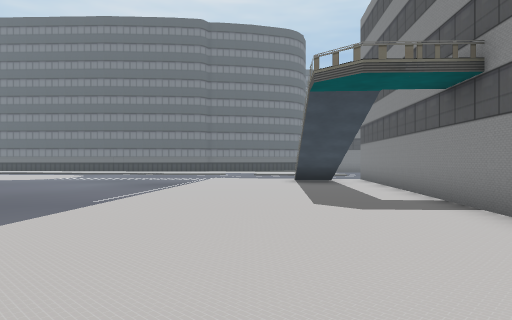
[1] (above)

24 first-person views from a walk through a 3-D level made in the Unity game engine. The camera is 1.5 m above the floor, looks level and sees 70° across. The floor is counted in squares, 2 m on a side. Each view is taken from the middle of a square. On the plan, view 1 faces up. The plan holds only what a view shows up to about 11 squares ahead; the rest is blank. The place goes on beyond the plan. Some surface patterns are stand-ins.

[2]
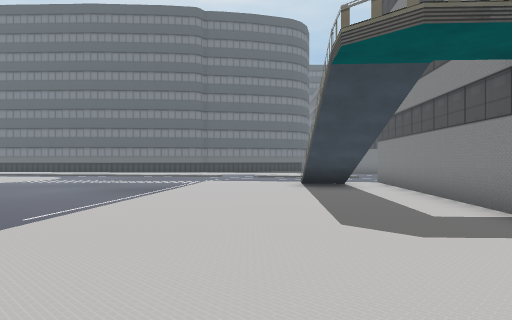

[3]
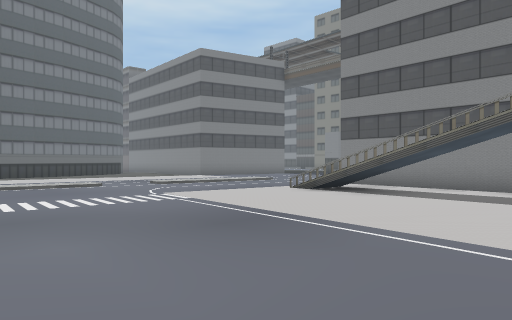

[4]
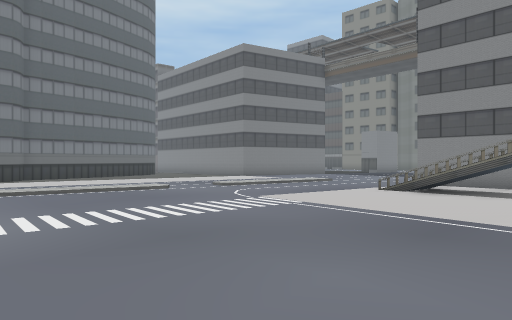

[5]
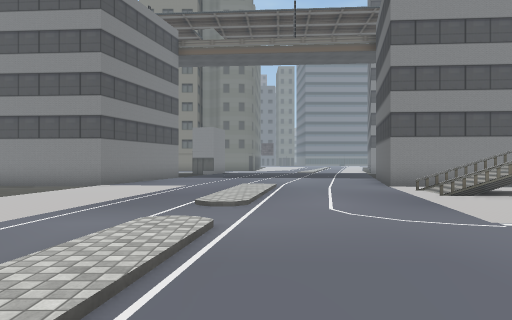

[6]
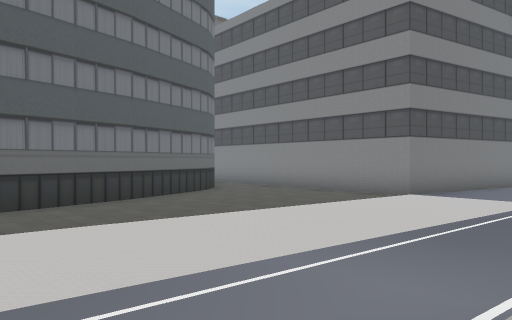

[7]
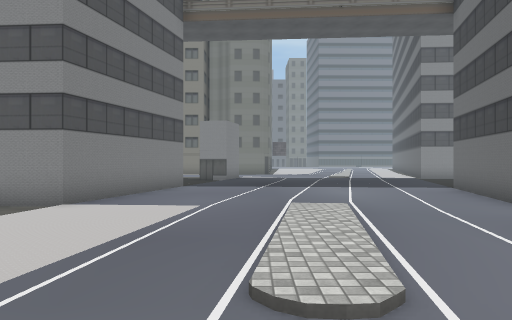

[8]
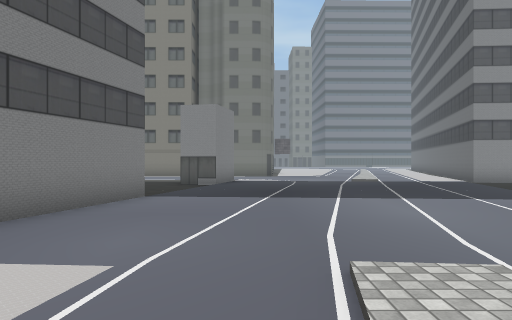

[9]
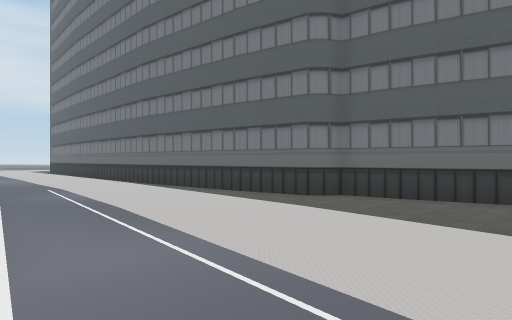

[10]
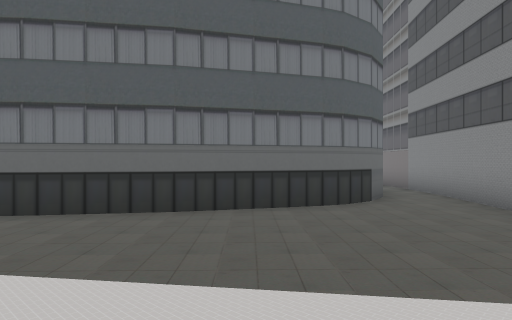

[11]
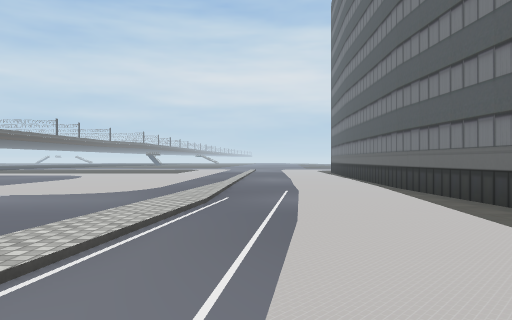

[12]
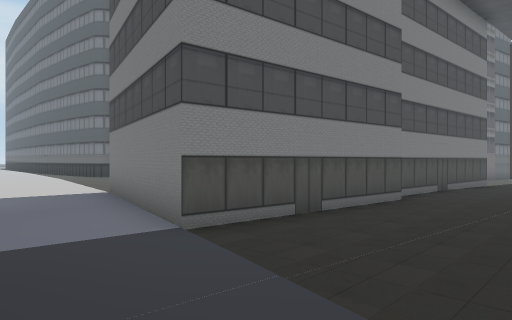

[13]
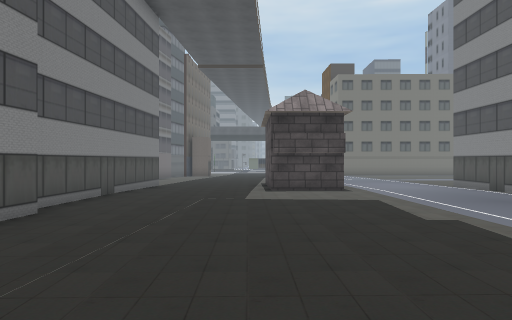

[14]
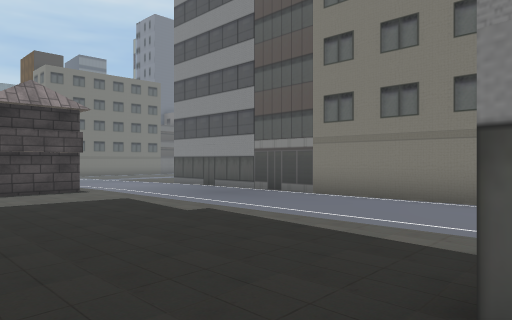

[15]
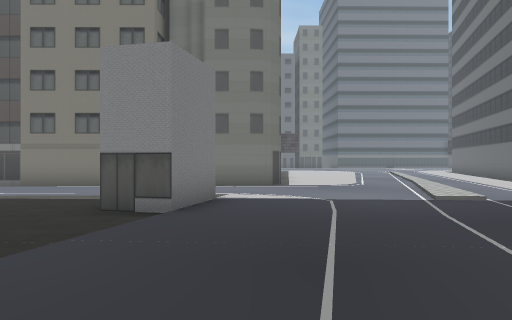

[16]
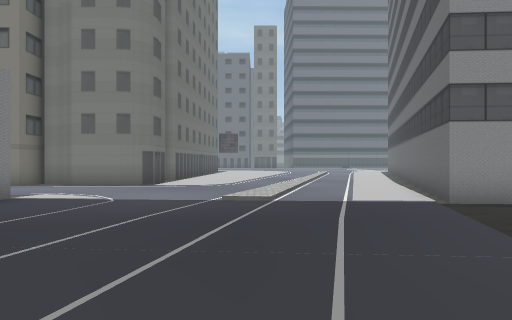

[17]
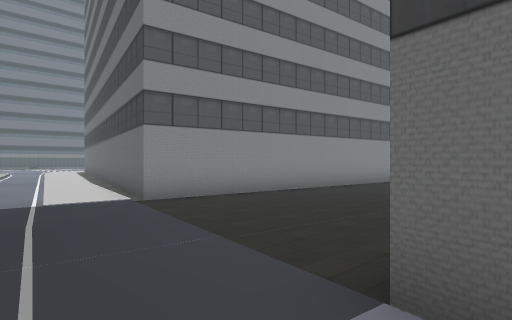

[18]
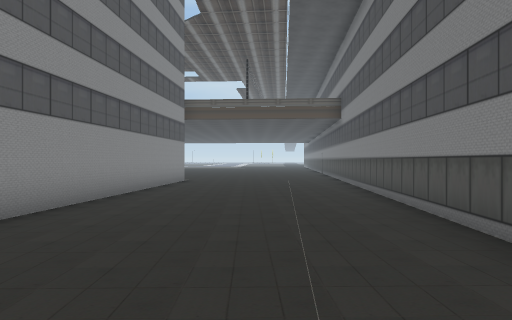

[19]
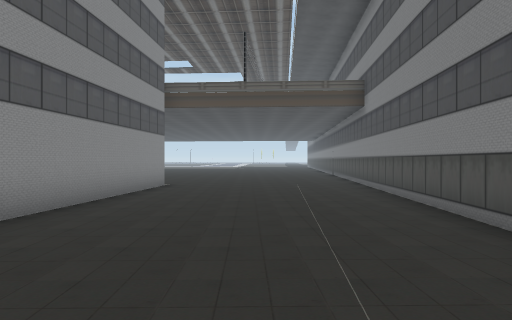

[20]
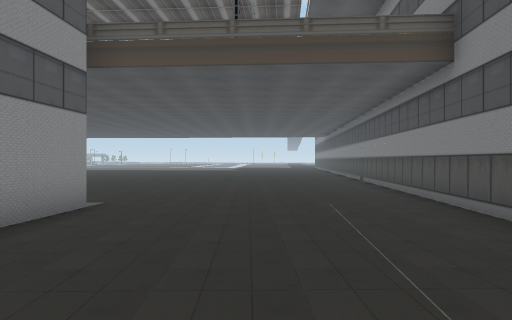

[21]
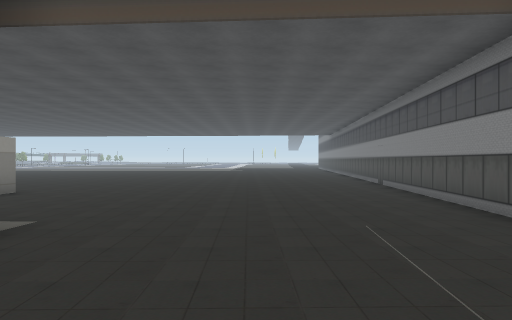

[22]
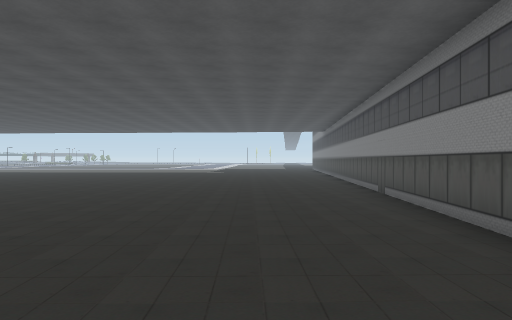

[23]
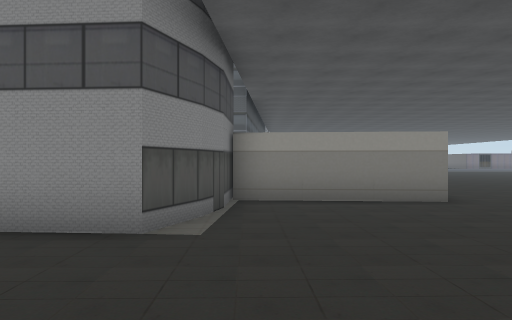

[24]
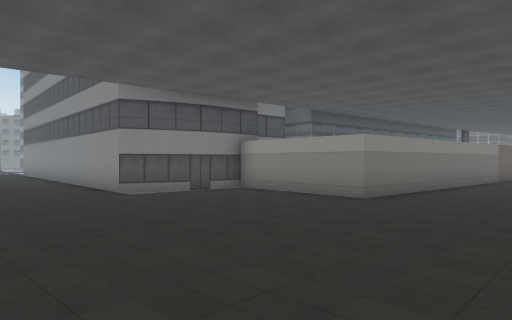

### Floor plan
Key: @ floor where view 1 was taken; # wall or solid block; x gap in a wall; . main floor; - floor 0.25 m lower than the main floor; / step, stairs or slope; = window, fence, low wall or low ledge.
Columns run from 12 left of view 1 to 19 right of it. Each row starts with its distance up from view 1.
 32                  -#   #---# ---
 31                  -#  ##---##...#
 30                  .#  #.........#
 29                #..#  #.........#
 28              ###.##  #.........#
 27         ######...#   #.........#
 26     #####........#   #.........#
 25  ####............#   #.........#
 24  ................#   #.........#
 23  ................### #.........#
 22 ...................###.........#
 21 ..........................#  ...
 20  /./////..................##...#
 19  ....////...///................#
 18  ...........///.................
 17  ...............................
 16  ...............................
 15  .... .....................///..
 14  ..   ........=x##...........///
 13      .........=.#####...........
 12      .........=.#    ...........
 11      .........#.#    ......##...
 10      ...........#    ......#####
  9       ..........#   #......#
  8       ..........#   #......#
  7        .........#   #......#
  6         ........#   #......#
  5         ........#   #.....##
  4          .......    #.....#
  3           .....     #.....#
  2           .....     #.....#
  1                    ##.....#
  0             @      #......#
 -1                    #......####
 -2                    #.........#
 -3                    #.........#
 -4                    #.........#
 -5                    #.........###
 -6                    #............
 -7                    #............
 -8                    #............
 -9                    #.........

Positions as (right, up) in squares from view 1, and headings:
1: (0, 0), facing up
2: (0, 2), facing up
3: (-6, 8), facing up-right
4: (-7, 10), facing up-right
5: (-6, 18), facing right
6: (-4, 19), facing up-right
7: (-2, 19), facing right
8: (2, 19), facing right
9: (1, 19), facing up-left
10: (1, 21), facing up
11: (0, 21), facing left
12: (13, 19), facing up-left
13: (13, 21), facing up
14: (12, 21), facing up-right
15: (8, 19), facing right
16: (8, 15), facing right
17: (8, 15), facing down-right
18: (11, 13), facing down
19: (11, 10), facing down
20: (11, 5), facing down
21: (11, 3), facing down
22: (10, 0), facing down
23: (10, -2), facing right
24: (10, -9), facing up-right
